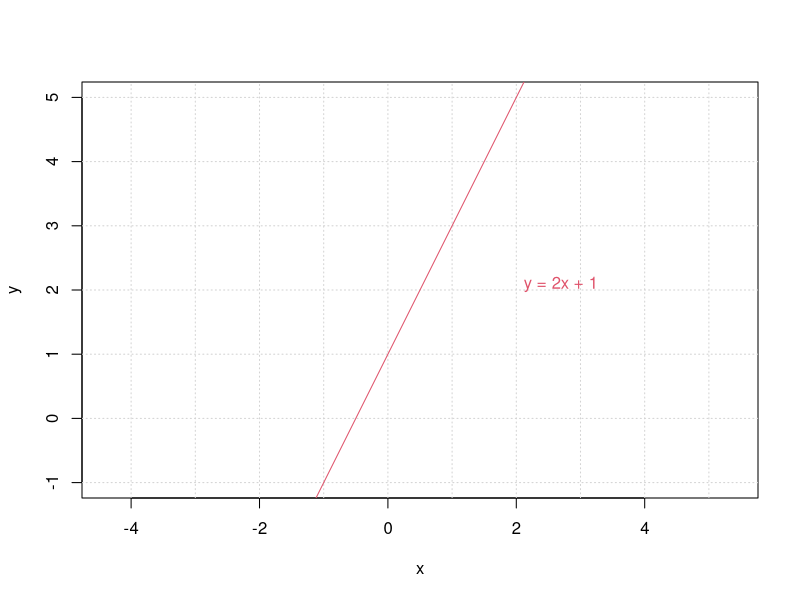
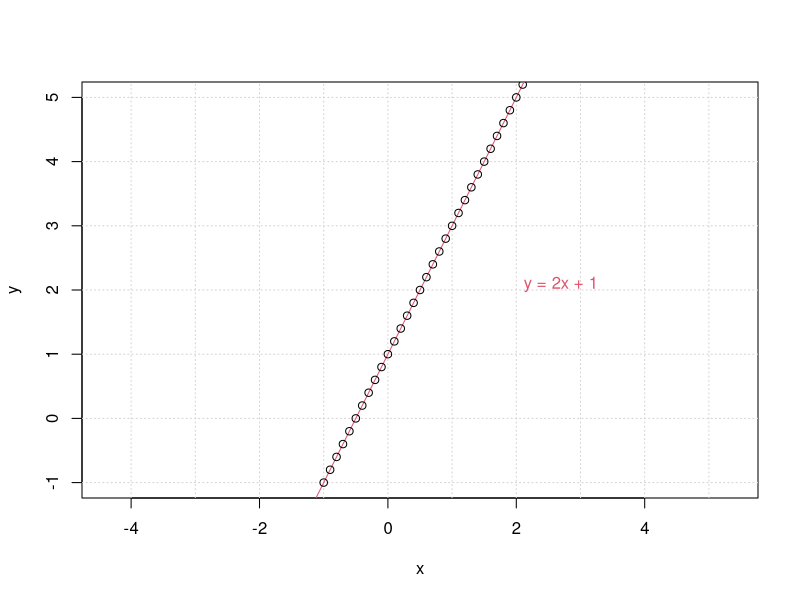
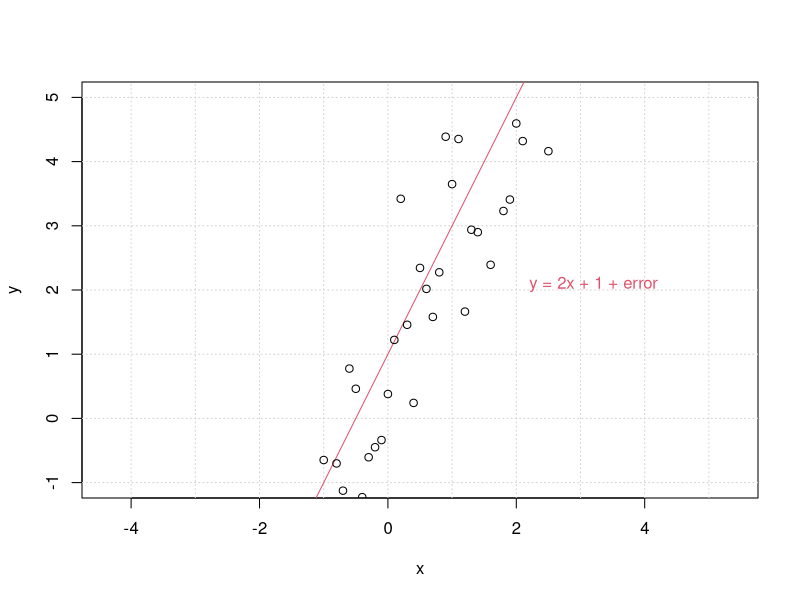
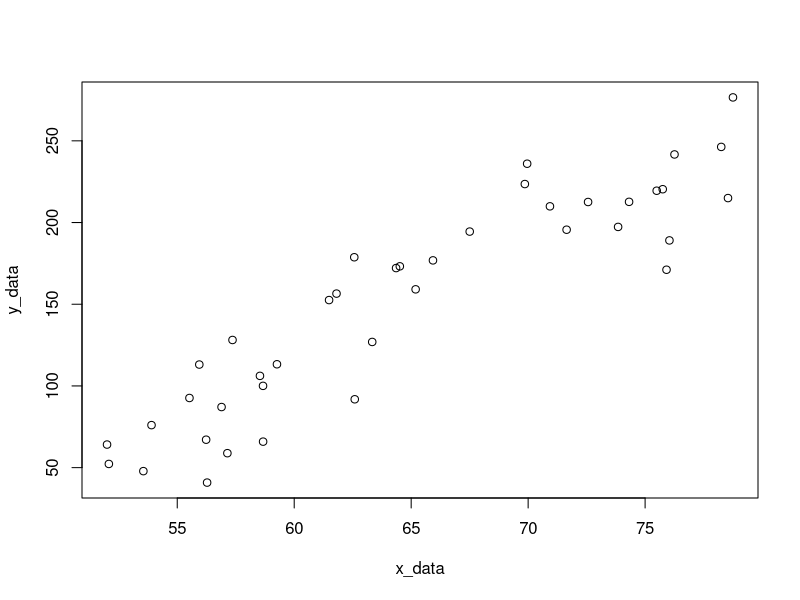
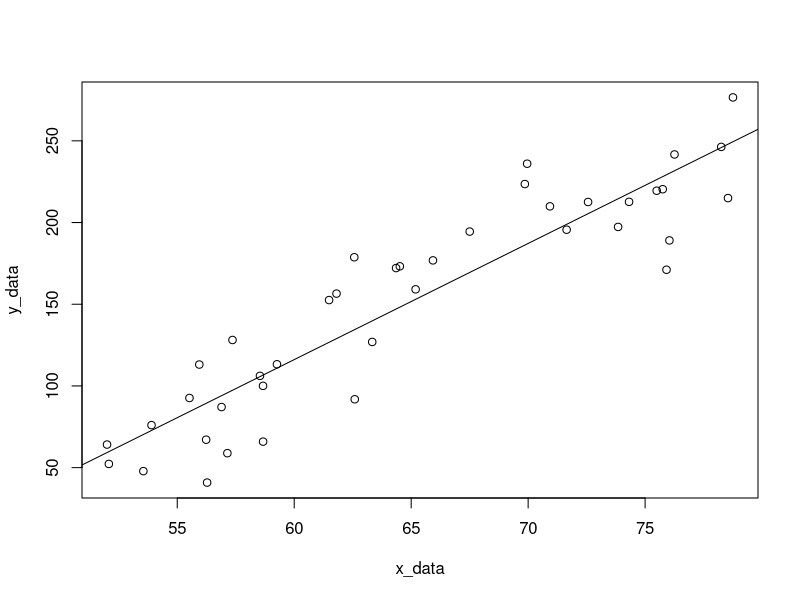
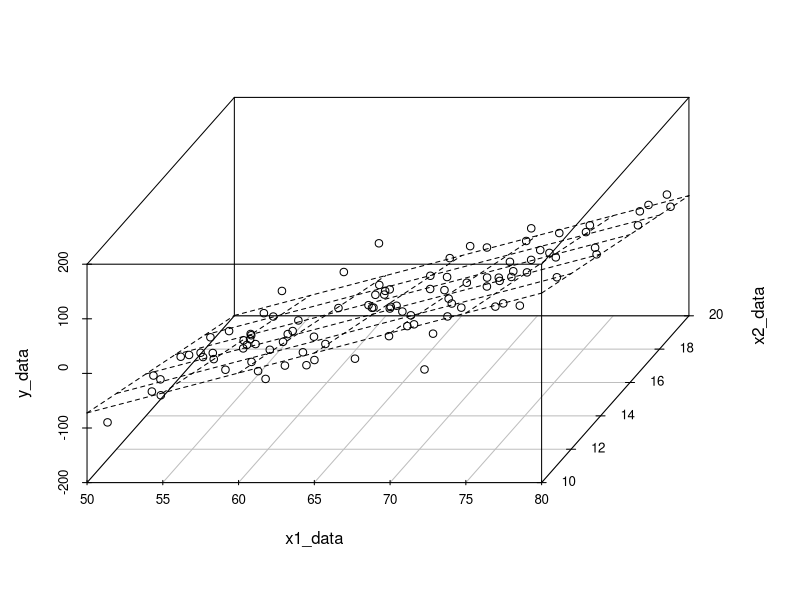
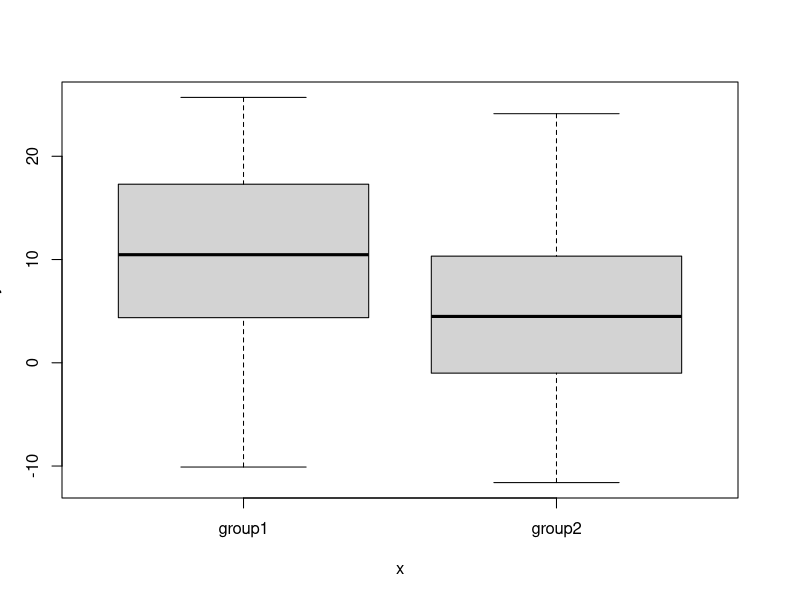
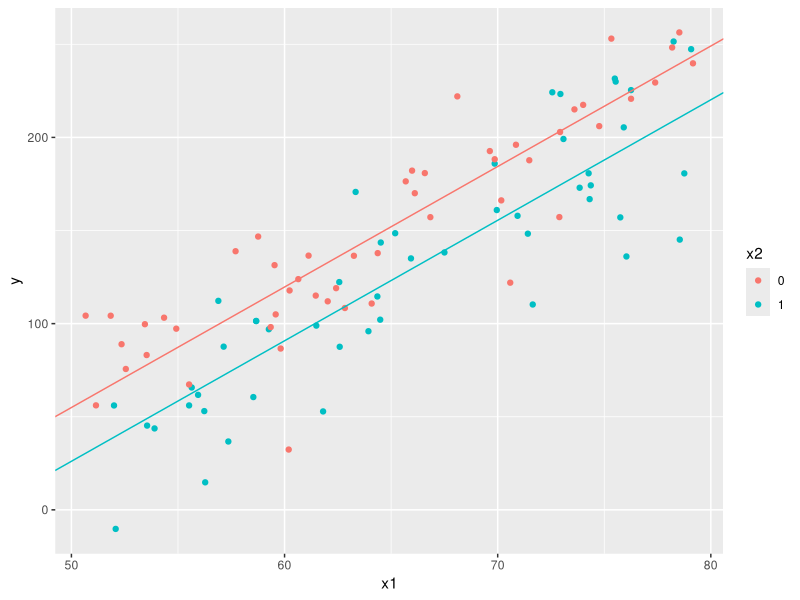

Here is the R script that generated these plots, in order:
## ---- chunk 1
knitr::opts_chunk$set(echo = TRUE)
## ---- chunk 2
## Setup up coordinate system (with x == y aspect ratio):
plot(c(-2,3), c(-1,5), type = "n", xlab = "x", ylab = "y", asp = 1)
## the x- and y-axis, and an integer grid
abline(h = -5:5, v = -5:6, col = "lightgray", lty = 3)
abline(a = 1, b = 2, col = 2)
text(2,2, "y = 2x + 1", col = 2, adj = c(-.1, -.1))
## ---- chunk 3
## Setup up coordinate system (with x == y aspect ratio):
x <- seq(-1,3,0.1)
y <- 2*x + 1

plot(c(-2,3), c(-1,5), type = "n", xlab = "x", ylab = "y", asp = 1)
## the x- and y-axis, and an integer grid
abline(h = -5:5, v = -5:6, col = "lightgray", lty = 3)
abline(a = 1, b = 2, col = 2)
points(x,y)
text(2,2, "y = 2x + 1", col = 2, adj = c(-.1, -.1))
## ---- chunk 4
## Setup up coordinate system (with x == y aspect ratio):
x <- seq(-1,3,0.1)
e <- rnorm(length(x), mean=0, sd=1)
y <- 2*x + 1 + e

plot(c(-2,3), c(-1,5), type = "n", xlab = "x", ylab = "y", asp = 1)
## the x- and y-axis, and an integer grid
abline(h = -5:5, v = -5:6, col = "lightgray", lty = 3)
abline(a = 1, b = 2, col = 2)
points(x,y)
text(2,2,"y = 2x + 1 + error", col = 2, adj = c(-.1, -.1))
## ---- chunk 5
set.seed(20191203) # set a seed for reproducibility

# lets set up some true data
b0 <- -300 # true beta_0
b1 <- 7 # true beta_1
N <- 40 # sample size

# generate some x values, let's pretend it's height in inches
# a sample of size N bounded between 50 and 80
x_data <- runif(N,50,80)

# generate some random normal errors
errs <- rnorm(N, mean = 0, sd = 30)

y_data <- b0 + x_data*b1 + errs
## ---- chunk 6
plot(x_data, y_data)
## ---- chunk 7
my_model <- lm(y_data ~ x_data)
## ---- chunk 8
summary(my_model)
## ---- chunk 9
plot(x_data, y_data)
abline(my_model)
## ---- chunk 10
set.seed(20191203) # set a seed for reproducibility

# lets set up some true data
b0 <- -300 # true beta_0
b1 <- 7 # true beta_1
b2 <- -12 # true beta_2
N <- 40 # sample size

# generate some x values again
x1_data <- runif(N,50,80)
x2_data <- runif(N,10,20)

# generate some random normal errors
errs <- rnorm(N, mean = 0, sd = 30)

y_data <- b0 + x1_data*b1 + x2_data*b2 + errs
## ---- chunk 11
# put the data into a dataframe

my_data <- data.frame(y_data, x1_data, x2_data) # put the data into a frame
colnames(my_data) <- c("y","x1","x2") # give names to our variables

my_model_2 <- lm(y ~ x1 + x2, data = my_data) # set up the model
summary(my_model_2) # output the analysis
## ---- chunk 12
set.seed(20191203) # set a seed for reproducibility

# lets set up some true data
b0 <- -300 # true beta_0
b1 <- 7 # true beta_1
b2 <- -12 # true beta_2
N <- 10000 # sample size

# generate some x values again
x1_data <- runif(N,50,80)
x2_data <- runif(N,10,20)

# generate some random normal errors
errs <- rnorm(N, mean = 0, sd = 30)

y_data <- b0 + x1_data*b1 + x2_data*b2 + errs

my_model_3 <- lm(y_data ~ x1_data + x2_data)
summary(my_model_3)
## ---- chunk 13
set.seed(20191203) # set a seed for reproducibility

# lets set up some true data
b0 <- -300 # true beta_0
b1 <- 7 # true beta_1
b2 <- -12 # true beta_2
N <- 100 # sample size

# generate some x values again
x1_data <- runif(N,50,80)
x2_data <- runif(N,10,20)

# generate some random normal errors
errs <- rnorm(N, mean = 0, sd = 30)

y_data <- b0 + x1_data*b1 + x2_data*b2 + errs

my_model_3 <- lm(y_data ~ x1_data + x2_data)

library(scatterplot3d) # load the library for visualization - you may need to install this
plot3d <- scatterplot3d(cbind.data.frame(x1_data,x2_data,y_data), angle=55)
plot3d$plane3d(my_model_3)
## ---- chunk 14
set.seed(20191203) # set a seed for reproducibility

ng <- 2 # number of groups
N <- 40 # sample size

# values of the true betas
b0 <- 10
b1 <- -5

group <- rep( c("group1", "group2"), each = N) # create the two sets of groups
errs <- rnorm(ng*N, 0, sd=10) # create the standard errors

y_data <- b0 + b1*(group=="group2") + errs # those in group 2 are multiplied by b1
my_model_cat <- lm(y_data ~ as.factor(group)) # define the linear model
summary(my_model_cat)
## ---- chunk 15
plot(factor(group), y_data)
## ---- chunk 16
group1_data <- y_data[1:40]
group2_data <- y_data[41:80]

t.test(group1_data, group2_data) # full t-test

print("Estimated difference between groups:")
print((t.test(y_data[41:80], y_data[1:40])$estimate[1] - 
  t.test(y_data[41:80], y_data[1:40])$estimate[2])) # estimated difference
## ---- chunk 17
set.seed(20191203) # set a seed for reproducibility

# lets set up some true data
b0 <- -300 # true beta_0
b1 <- 7 # true beta_1
b2 <- -30 # true beta_2
N <- 100 # sample size

# generate some x values again
x1_data <- runif(N,50,80) # generate continuous data
x2_data <- c(rep(1,N/2), rep(0,N/2)) # generate binary data

# generate some random normal errors
errs <- rnorm(N, mean = 0, sd = 30)

y_data <- b0 + x1_data*b1 + x2_data*b2 + errs

my_model_cont_cat <- lm(y_data ~ x1_data + x2_data)
summary(my_model_cont_cat)
## ---- chunk 18
library(ggplot2)# we'll use ggplot for plotting here

set.seed(20191203) # set a seed for reproducibility

# lets set up some true data
b0 <- -300 # true beta_0
b1 <- 7 # true beta_1
b2 <- -30 # true beta_2
N <- 100 # sample size

# generate some x values again
x1_data <- runif(N,50,80) # generate continuous data
x2_data <- c(rep(1,N/2), rep(0,N/2)) # generate binary data

# generate some random normal errors
errs <- rnorm(N, mean = 0, sd = 30)

y_data <- b0 + x1_data*b1 + x2_data*b2 + errs

# put together a data frame
my_data <- data.frame(y_data, x1_data, factor(x2_data))
colnames(my_data) <- c("y", "x1", "x2")

# generate a linear model
my_model_cont_cat <- lm(y ~ x1 + x2, data = my_data)

p <- ggplot(data = my_data, aes(y = y, x = x1, colour = x2)) +
  geom_point() +
  geom_abline(intercept = coef(my_model_cont_cat)[1], slope = coef(my_model_cont_cat)[2], colour="#F8766D") +
  geom_abline(intercept = coef(my_model_cont_cat)[1] + coef(my_model_cont_cat)[3],
              slope = coef(my_model_cont_cat)[2], colour = "#00BFC4")

p
## ---- chunk 19
set.seed(20191203) # set a seed for reproducibility

# lets set up some true data
b0 <- -300 # true beta_0
b1 <- 7 # true beta_1
N <- 40 # sample size

# generate some x values, let's pretend it's height in inches
# a sample of size N bounded between 50 and 80
x_data <- runif(N,50,80)

# generate some random normal errors
errs <- rnorm(N, mean = 0, sd = 30)

y_data <- b0 + x_data*b1 + errs

my_model <- lm(y_data ~ x_data)

# Create new points at x=70 and x=72
# predict where the data will fall and plot it
new_points <- data.frame(x_data=c(72,70))
new_prediction <- predict(my_model, new_points)

plot(x_data, y_data)
abline(my_model)
points(x = new_points$x_data, y = new_prediction, col = "red", pch="X")
## ---- chunk 20
set.seed(20191203) # set a seed for reproducibility

# lets set up some true data
b0 <- -300 # true beta_0
b1 <- 7 # true beta_1
N <- 40 # sample size

# generate some x values, let's pretend it's height in inches
# a sample of size N bounded between 50 and 80
x_data <- runif(N,50,80)

# generate some random normal errors
errs <- rnorm(N, mean = 0, sd = 30)

y_data <- b0 + x_data*b1 + errs

my_model <- lm(y_data ~ x_data)
plot(my_model)
## ---- chunk 21
set.seed(20191203) # set a seed for reproducibility

# lets set up some true data
b0 <- -300 # true beta_0
b1 <- 7 # true beta_1
N <- 1000 # sample size

# generate some x values, let's pretend it's height in inches
# a sample of size N bounded between 50 and 80
x_data <- runif(N,50,80)

# generate some random normal errors
errs <- rnorm(N, mean = 0, sd = 30)

y_data <- b0 + x_data*b1 + errs

my_model <- lm(y_data ~ x_data)
plot(my_model)
## ---- chunk 22
set.seed(20191203) # set a seed for reproducibility

# lets set up some true data
b0 <- -300 # true beta_0
b1 <- 7 # true beta_1
N <- 40 # sample size

# generate some x values, let's pretend it's height in inches
# a sample of size N bounded between 50 and 80
x_data <- runif(N,50,80)

# generate some random normal errors
errs <- rnorm(N, mean = 0, sd = 30)

y_data <- b0 + ((x_data)^2)*b1 + errs

my_model_bad <- lm(y_data ~ x_data)
summary(my_model_bad)
